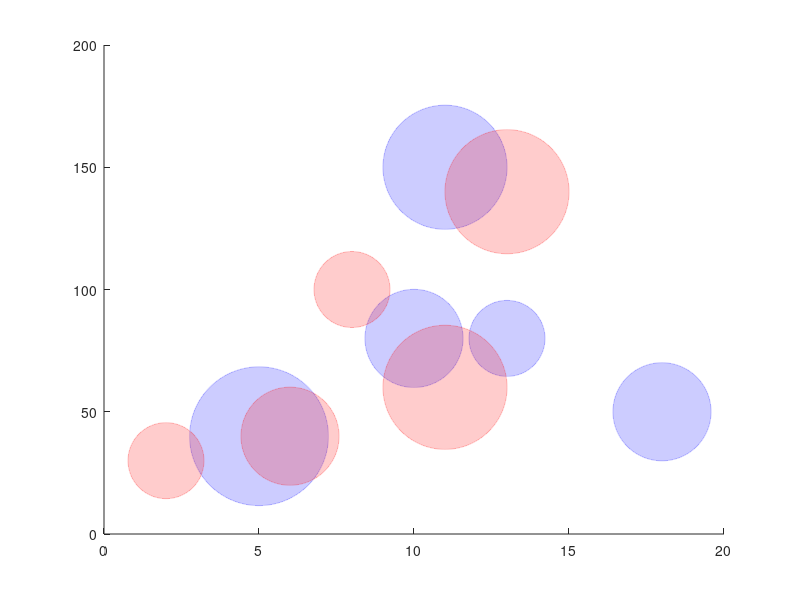

The MATLAB source for this figure:
x = [5 10 11 13 18];
y1 = [40 80 150 80 50];
a1 = 100*[100 50 80 30 50];
scatter(x,y1,a1,'MarkerFaceColor','b','MarkerEdgeColor','b',...
    'MarkerFaceAlpha',.2,'MarkerEdgeAlpha',.2)
axis([0 20 0 200])
x = [2 6 8 11 13];
y2 = [30 40 100 60 140];
a2 = 100*[30 50 30 80 80];
hold on
scatter(x,y2,a2,'MarkerFaceColor','r','MarkerEdgeColor','r',...
    'MarkerFaceAlpha',.2,'MarkerEdgeAlpha',.2)
hold off